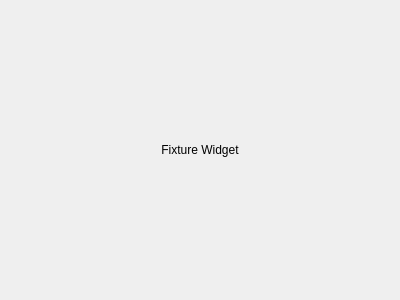
<?xml version="1.0" encoding="UTF-8"?>
<ui version="4.0">
 <class>FixtureWidget</class>
 <widget class="QWidget" name="FixtureWidget">
  <property name="geometry">
   <rect>
    <x>0</x>
    <y>0</y>
    <width>400</width>
    <height>300</height>
   </rect>
  </property>
  <property name="windowTitle">
   <string>Form</string>
  </property>
  <layout class="QHBoxLayout" name="horizontalLayout">
   <item>
    <widget class="QLabel" name="label">
     <property name="text">
      <string>Fixture Widget</string>
     </property>
     <property name="alignment">
      <set>Qt::AlignCenter</set>
     </property>
    </widget>
   </item>
  </layout>
 </widget>
 <resources/>
 <connections/>
</ui>
